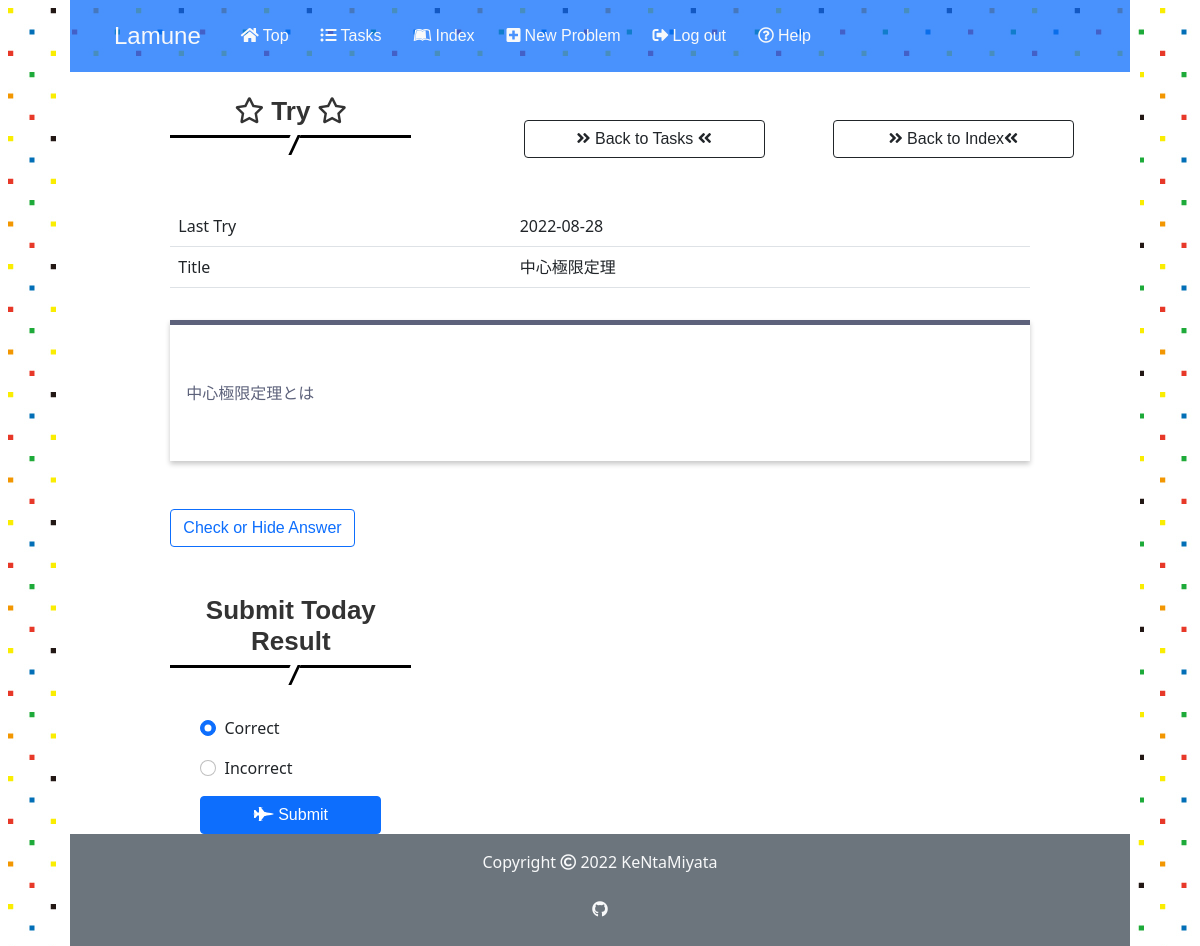
Screenshot of /3/29/trytry (signed in) with the database file from the repository.
### app.py (models this page shows)
class Problem(db.Model):
    id = db.Column(db.Integer, primary_key=True)
    user_id = db.Column(db.Integer, db.ForeignKey('user.id'), nullable=False)
    title = db.Column(db.String(50), nullable=False)
    body = db.Column(db.String(500), nullable=False)
    answer = db.Column(db.String(500), nullable=False)
    stage = db.Column(db.Integer, default=0)
    last_time = db.Column(db.DateTime, nullable=False,
                          default=datetime.datetime.now(pytz.timezone('Asia/Tokyo')))
    created_at = db.Column(db.DateTime, nullable=False,
                           default=datetime.datetime.now(pytz.timezone('Asia/Tokyo')))
    solved_history = db.Column(db.String)

### app.py (the view, shortened to what this page needs)
@app.route('/<int:user_id>/<int:problem_id>/trytry', methods=["GET", "POST"])
@login_required
def trytry(user_id, problem_id):
    if user_id != current_user.id:
        return apology("You can't look this page! Get out!", 401)
    else:
        problem = Problem.query.get(problem_id)
        return render_template("trytry.html", problem=problem, user=current_user)

### app.py (called while the page is built)
@app.before_request
def before_request():
    session.permanent = True
    app.permanent_session_lifetime = datetime.timedelta(minutes=30)
    session.modified = True

@login_manager.user_loader
def load_user(user_id):
    return User.query.get(int(user_id))

### helpers.py (called while the page is built)
def show_datetime(t):
    return t.strftime('%Y-%m-%d')

### templates/trytry.html (shortened to what this page needs)
{% extends "layout.html" %}
{% block main%}
<div class="row">
    <div class="col-xl-3 col-md-4 col-12 offset-md-1 mt-4">
        <h2><i class="far fa-star"></i> Try <i class="far fa-star"></i></h2>
    </div>
    <div class="col-md-3 offset-md-1 mt-5 d-none d-md-block">
        <a href="/{{ user.id }}/{{ problem.id }}/tasks" class="btn btn-outline-dark btn--radius btn--cubic d-none d-md-block"><i class="fas fa-angle-double-right fa-position-left"></i> Back to Tasks <i class="fas fa-angle-double-left fa-position-right"></i></a>
    </div>
    <div class="col-md-3 mx-auto mt-5 d-none d-md-block">
        <a href="/{{user.id}}/tasks" class="btn btn-outline-dark btn--radius btn--cubic d-none d-md-block"><i class="fas fa-angle-double-right fa-position-left"></i> Back to Index<i class="fas fa-angle-double-left fa-position-right"></i></a>
    </div>
</div>
<div class="row">
    <div class="col-10 mx-auto mt-5 text-start">
        <table class="table text-start">
            <tbody>
                <tr>
                    <td>Last Try</td><td>{{ problem.last_time | show_datetime }}</td>
                </tr>
                <tr>
                    <td>Title</td><td>{{ problem.title }}</td>
                </tr>
            </tbody>
        </table>
        <div class="problem_box long_text">
            <p>{{ problem.body }}</p>
        </div>
    </div>
    <div class="col-10 mx-auto mt-3 text-start">
        <input type="button" class="btn btn-outline-primary" value="Check or Hide Answer" onclick="show_answer()" />
    </div>
    <div class="col-xl-3 col-md-4 col-12 offset-md-1 mt-5">
        <h2>Submit Today Result </h2>
        <form action="/{{ user.id }}/{{ problem.id }}/trytry" method="POST" class="mx-auto mt-5 w-75 text-start">
            <div class="form-check mb-3">
                <input class="form-check-input" name="result" type="radio" value="Correct" checked>
                <label class="form-check-label">Correct</label>
            </div>
            <div class="form-check mb-3">
                <input class="form-check-input" name="result" type="radio" value="Incorrect">
                <label class="form-check-label">Incorrect</label>
            </div>
            <div>
                <button class="btn btn-primary col-12" type="submit" ><i class="fas fa-fighter-jet"></i> Submit</button>
            </div>
        </form>
    </div>
</div>
{% endblock %}

### static/stylesheet/styles.css (style rules this page uses)
* { padding: 0; margin: 0; box-sizing: border-box; }
a { text-decoration: none; }
.row { margin-left: 0; margin-right: 0; }
body { width: 90%; height: 100%; margin: 0 auto; background-image: url(../images/lamune_side_back.jpg); }
h1, h2, h3, .navbar-brand, .nav-link, .btn { font-family: Chalkduster, "Bradley Hand", "Segoe Print", sans-serif; }
h2 { position: relative; padding-bottom: 0.5rem; border-bottom: 3px solid black; background-color: white; color: #333; font-weight: bold; font-size: 26px; }
h2:before { position: absolute; top: 100%; left: 50%; transform: translateX(-50%) skew(-25deg); height: 20px; width: 10px; border-right: 3px solid black; background-color: white; content: ""; }
.problem_box { padding: 0.5em 1em; margin: 2em 0; color: #5d627b; background: white; border-top: solid 5px #5d627b; box-shadow: 0 3px 5px rgba(0, 0, 0, 0.22); }
.problem_box p { margin: 0; padding: 0; }
.long_text { white-space: pre-wrap; }

### rows the page displays
Problem: last_time|show_datetime "2022-08-28", title "中心極限定理", body "中心極限定理とは"
